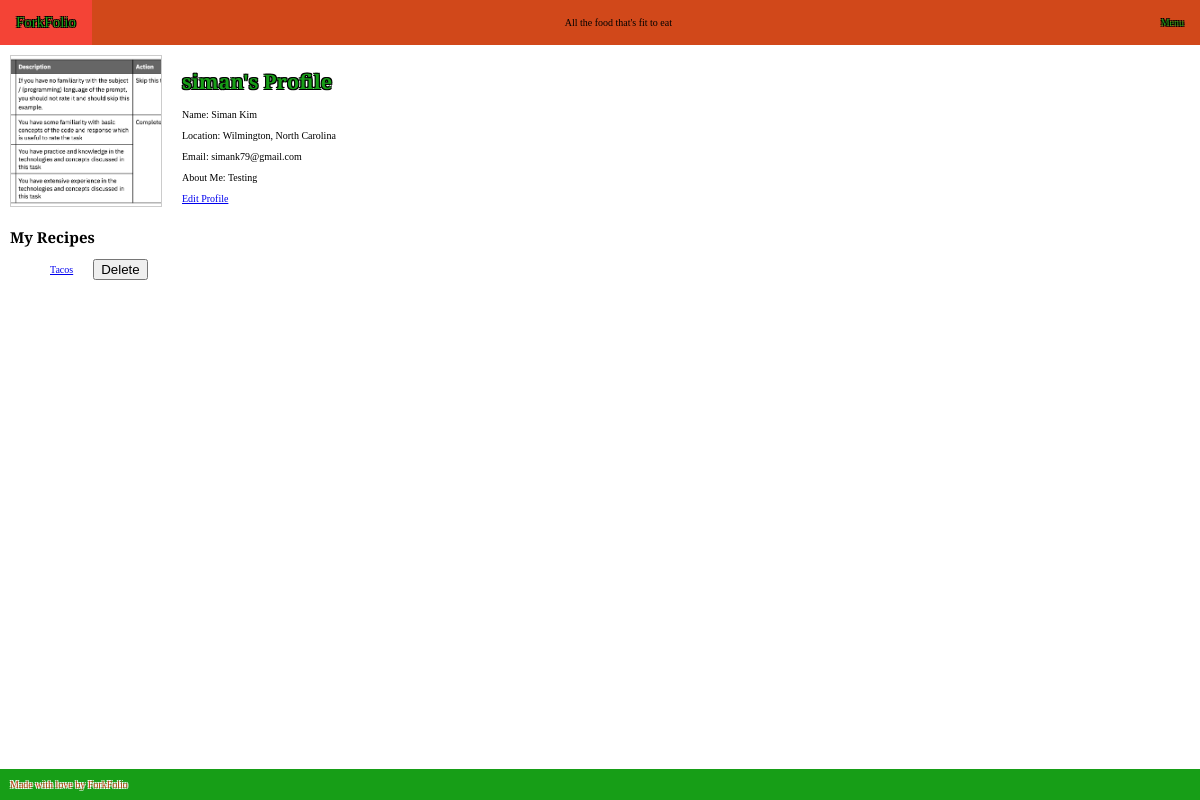
The app's page /recipes/profile/ (signed in) with its own data.
### recipes/models.py (models this page shows, shortened)
class Profile(models.Model):
    user = models.OneToOneField(User, on_delete=models.CASCADE)
    name = models.CharField(max_length=100, blank=True)
    location = models.CharField(max_length=100, blank=True)
    email = models.EmailField(blank=True)
    about_me = models.TextField(blank=True)
    profile_picture = models.ImageField(upload_to='profile_pictures/', blank=True, null=True)
    profile_picture_url = models.URLField(blank=True, null=True)

class Recipe(models.Model):
    title = models.CharField(max_length=250)
    picture = models.URLField()
    description = models.TextField()
    created_on = models.DateTimeField(auto_now_add=True)
    user = models.ForeignKey(User, on_delete=models.CASCADE, null=True)

### recipes/views.py (the view)
# urls.py: path("profile/", profile_view, name="my_profile", kwargs={"username": None}),
@login_required
def profile_view(request, username=None):
    user = request.user if username is None else get_object_or_404(User, username=username)
    profile = get_object_or_404(Profile, user=user)
    recipes = Recipe.objects.filter(user=user)
    return render(request, 'recipes/profile.html', {'profile': profile, 'recipes': recipes})

### recipes/templates/recipes/profile.html (shortened to what this page needs)
{% extends 'base.html' %}
{% load static %}
{% block content %}
<div class="profile-container">
  {% if profile.profile_picture %}
    <img src="{{ profile.profile_picture.url }}" alt="Profile Picture" class="profile-pic">
  {% elif profile.profile_picture_url %}
    <img src="{{ profile.profile_picture_url }}" alt="Profile Picture" class="profile-pic">
  {% else %}
    <img src="{% static 'default_profile_pic.jpg' %}" alt="Default Profile Picture" class="profile-pic">
  {% endif %}
  <div class="profile-info">
    <h1>{{ profile.user.username }}'s Profile</h1>
    <p>Name: {{ profile.name }}</p>
    <p>Location: {{ profile.location }}</p>
    <p>Email: {{ profile.email }}</p>
    <p>About Me: {{ profile.about_me }}</p>
    {% if user.is_authenticated and user == profile.user %}
      <a href="{% url 'profile_edit' %}">Edit Profile</a>
    {% endif %}
  </div>
</div>
<h2>My Recipes</h2>
<ul>
  {% for recipe in recipes %}
    <div class="recipe-item">
      <div class="recipe-name">
        <a href="{% url 'show_recipe' id=recipe.id %}">{{ recipe.title }}</a>
      </div>
      <div class="recipe_delete">
        <form action="{% url 'delete_recipe' id=recipe.id %}" method="post">
          <button type="submit" onclick="return confirm('Are you sure you want to delete this recipe?');">Delete</button>
        </form>
      </div>
    </div>
  {% endfor %}
</ul>
{% endblock %}

### recipes/static/css/recipes.css (style rules this page uses)
html { height: 100%; }
body { margin: 0; padding: 0; font-size: 10px; display: flex; flex-direction: column; min-height: 100vh; font-family: 'Alfa Slab One'; }
h1 { letter-spacing: 0px; color: #179e17; text-shadow: -1px -1px 0 black, 1px -1px 0 black, -1px 1px 0 black, 1px 1px 0 black; }
h2 { letter-spacing: 0px; }
img { height: 200px; }
.recipe-item { display: flex; align-items: center; margin-bottom: 10px; }
.recipe-name { margin-right: 20px; }
.profile-container { display: flex; align-items: start; margin-bottom: 20px; }
.profile-pic { width: 150px; height: 150px; margin-right: 20px; object-fit: cover; border: 1px solid #ccc; }
.profile-info { flex-grow: 1; }

### records on screen
Profile: profile_picture (picture), user.username "siman", name "Siman Kim", location "Wilmington, North Carolina", email "simank79@gmail.com", about_me "Testing"
Recipe: title "Tacos"
